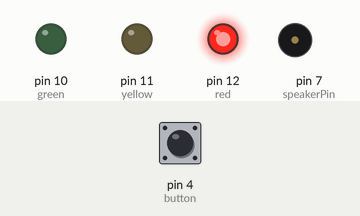
Bench run of a sketch on a simulated Arduino Uno, built with avr-gcc and run on an emulated ATmega328P. Shown: output pins drawn as LEDs (lit = HIGH), buzzer (waves = sounding). The test bench sets the inputs (shaded band); at power-on: pin 4 (button) LOW.

Above: at 2.8 s.
2.9 s: pin 4 (button) pulled HIGH for 1.15 s
At 3.5 s:
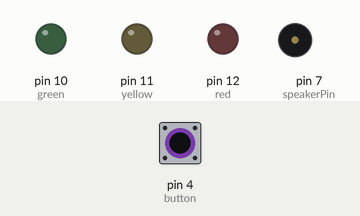
At 16.3 s:
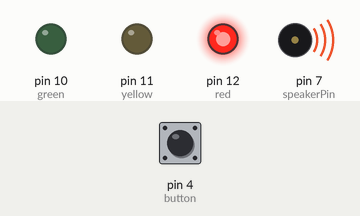
Timing chart, 0 to 20.5 s (numbered marks = the images above; inputs shaded):
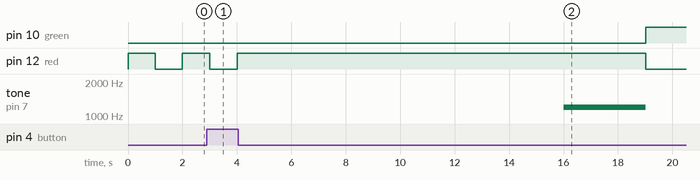

The sketch:

lab1.ino
```cpp
int button = 4;
int red = 12;
int yellow = 11;
int green = 10;
int speakerPin = 7; //set speaker
bool onbutton = false;


void setup() {

    pinMode(red, OUTPUT);
    pinMode(yellow, OUTPUT);
    pinMode(green, OUTPUT);
    pinMode(button, INPUT);
    pinMode(speakerPin, OUTPUT); //set speaker

}


void loop() {
 if (digitalRead(button) == HIGH|| onbutton == true){
        delay(15); // software debounce
        if (digitalRead(button) == HIGH || onbutton == true) {
            // if the switch is HIGH, ie. pushed down - change the lights!
            button = true;
            changeLights();
            delay(15);
        }
    }
  else if (digitalRead(button) == LOW && onbutton == false)
  {
      digitalWrite(green, LOW);
      digitalWrite(yellow, LOW);
      digitalWrite(red, HIGH);
      delay(1000);
      digitalWrite(red, LOW);
      delay(1000);
  }

 }

void changeLights(){
    // turn off yellow, then turn red on for 6 seconds
    digitalWrite(green, LOW);
    digitalWrite(yellow, LOW);
    digitalWrite(red, HIGH);
    delay(12000);
    beeping();

    // green off, yellow on for 2 seconds
    digitalWrite(green, HIGH);
    digitalWrite(yellow, LOW);
    digitalWrite(red, LOW);
    delay(12000);
    beeping();

    // red and yellow on for 2 seconds (red is already on though)
    digitalWrite(green, LOW);
    digitalWrite(yellow, HIGH);
    digitalWrite(red, LOW);
    beeping();
}

void beeping(){
      tone(speakerPin,1200,3000);
      delay(3000);
}
```

Measured:
- after the input at 2.9 s, pin 10 (green): LOW → HIGH after 16.1 s; tone on pin 7 (speakerPin): silent → 1200 Hz after 13.1 s, → silent 3.0 s later
